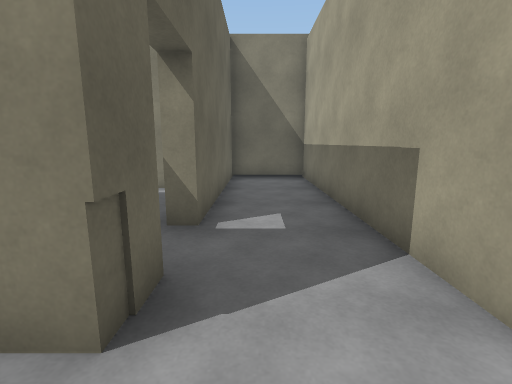
view 1 (above)

24 first-person views from a walk through a Unity game level. The camera is 1.3 m above the floor, tilts 10° down and sees 85° across. The floor is counted in squares, 1 m on a side. Each view is taken from the middle of a square. On the plan, view 1 faces up. The plan holds only what a view shows up to about 13 squares ahead; the rest is blank. The place goes on beyond the plan. The player is left out.

view 2
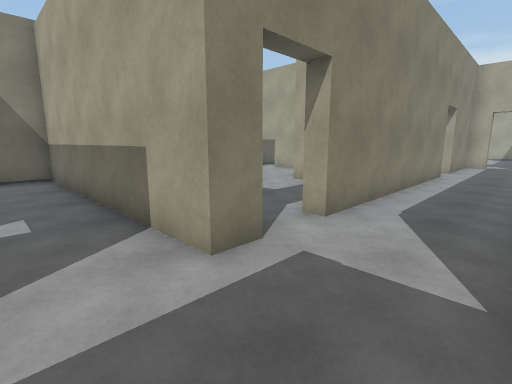

view 3
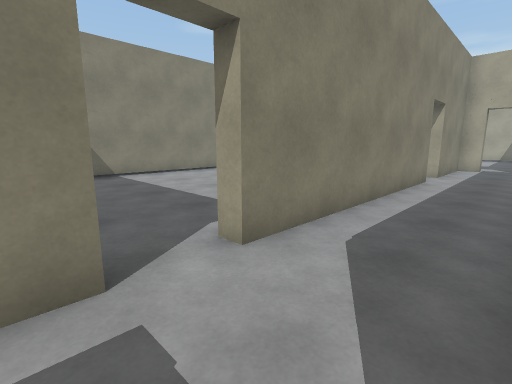

view 4
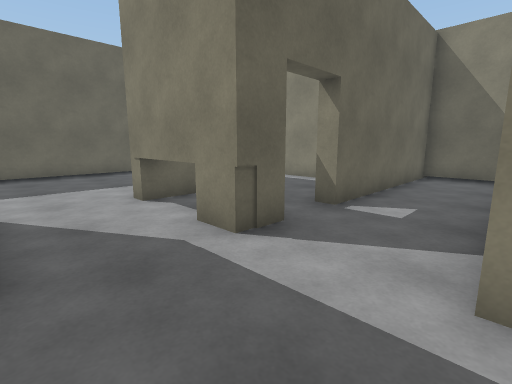

view 5
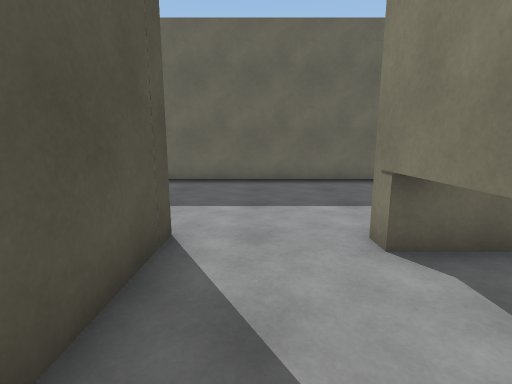

view 6
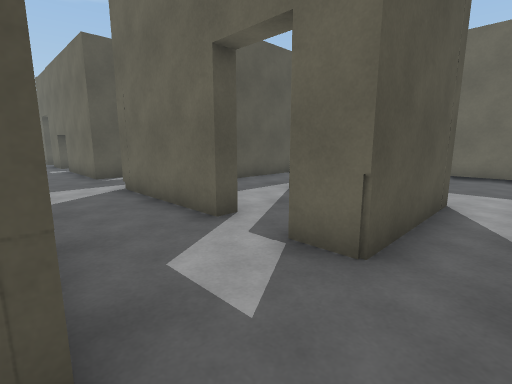

view 7
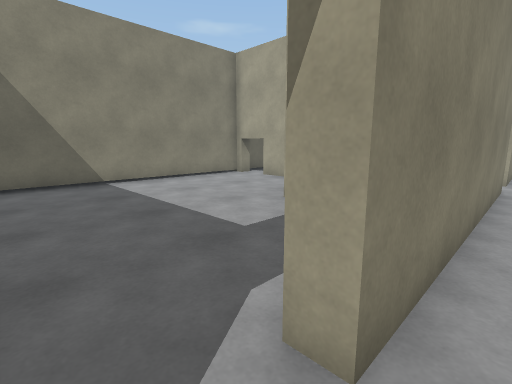

view 8
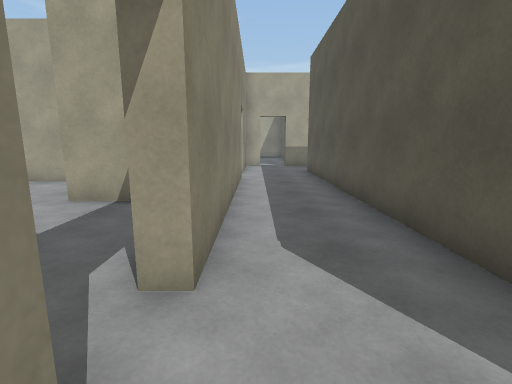

view 9
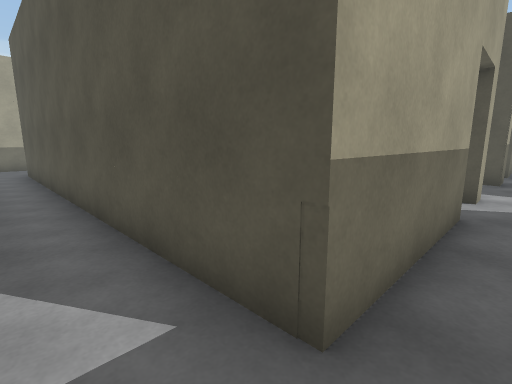

view 10
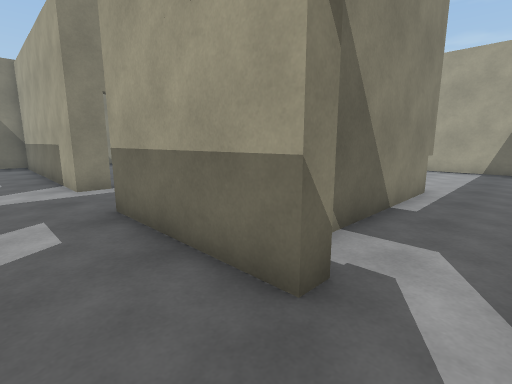

view 11
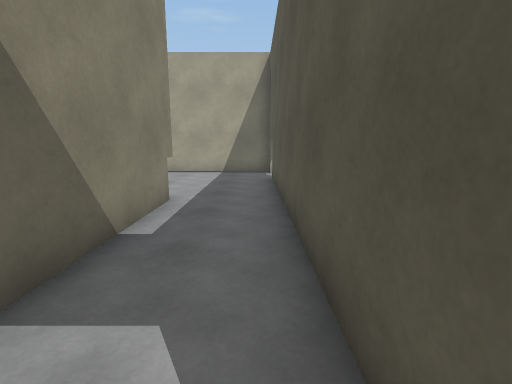

view 12
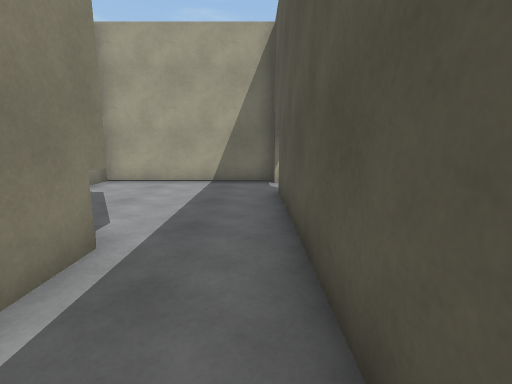

view 13
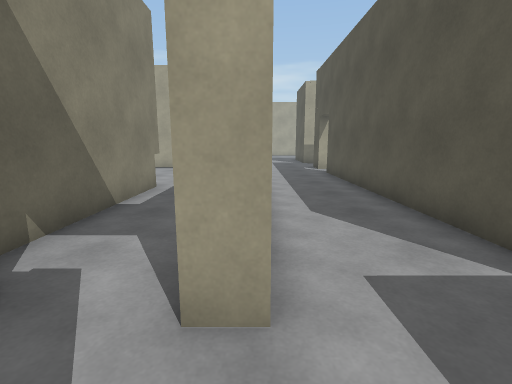

view 14
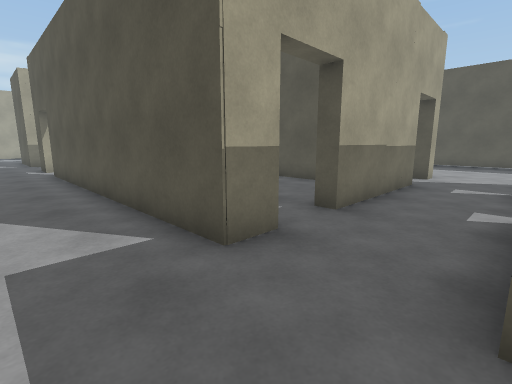

view 15
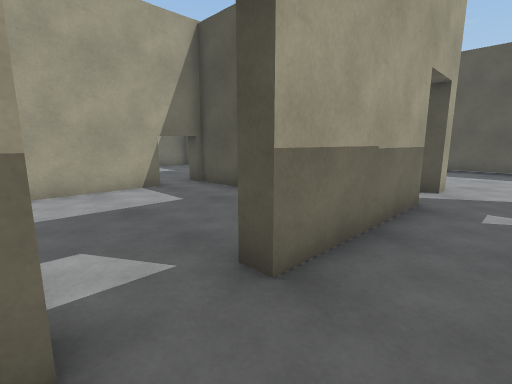

view 16
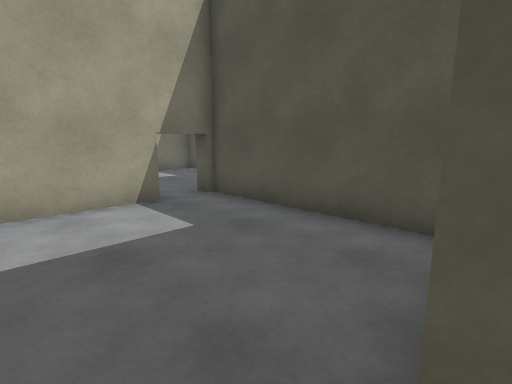

view 17
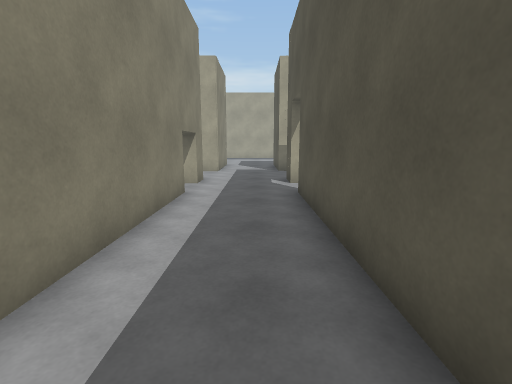

view 18
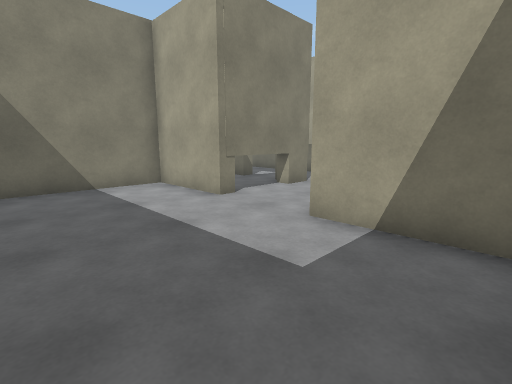

view 19
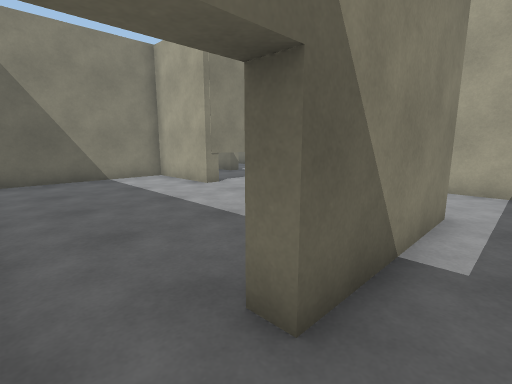

view 20
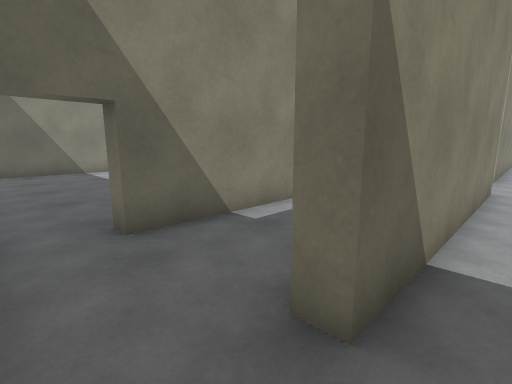

view 21
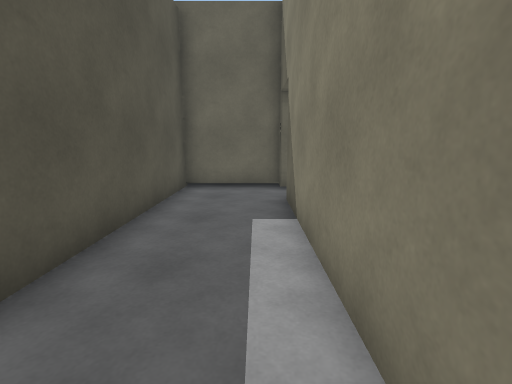

view 22
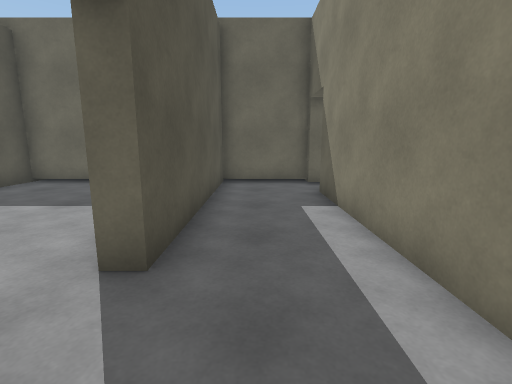

view 23
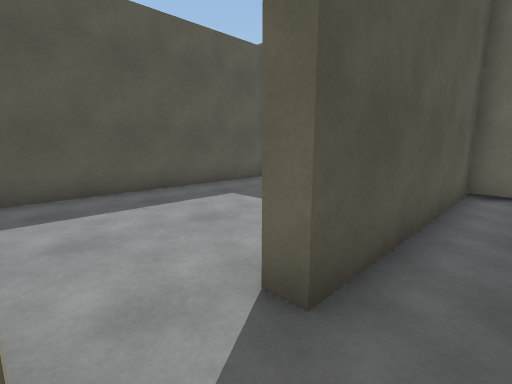

view 24
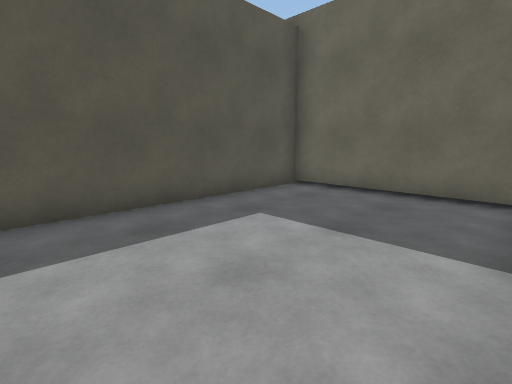

### Floor plan
Key: @ floor where view 1 was taken; # wall or solid block; x gap in a wall; . floor; T thing the floor can be seen under or through.
Columns run from 11 left of view 1 to 18 right of it. Each row starts with its distance up from view 1.
 11           #############
 10           #..#........ #
  9           #..#........ #
  8       #####..#........ #
  7        ...#..#........
  6        ...#..#........
  5 ####### ..#..#.....#
  4 #.....#  ....#.....#
  3 #.....##.....# ....#
  2 #.....#####..##.######## x####
  1 #............................#
  0 #..........@..................
 -1 #......####..................#
 -2 #.....##  #..##############  #
 -3 #.....#  ....#        ....#
 -4  .....# ..#..#       .....#
 -5  ..#####..#..########.....#
 -6  .........#...............#
 -7  .......  #...............#
 -8 #..########..##############..#
 -9 #.............................
-10 #.............................
-11 ########..#..###########..#..#
-12 #.........#..#...  #
-13 #.........#........#
-14 #.........#..#.....#
-15 #.........x..#.....T
-16 #......... ..#.....T.
-17 #.........x..#.....T...
-18 ########## ..#######....
-19           ....        ..
-20           ....
-21            ..#
-22            ...
-23            ...
-24            ...
-25            ...
-26            ...
-27             ###

Positions as (right, up) in squares from view 1, and headings:
1: (0, 0), facing up
2: (0, -1), facing up-right
3: (2, -1), facing up-right
4: (2, -1), facing up-left
5: (-1, 0), facing left
6: (2, 0), facing down-left
7: (3, 1), facing up-right
8: (2, 1), facing right
9: (1, 0), facing down-right
10: (0, -7), facing up-right
11: (2, -7), facing right
12: (5, -7), facing right
13: (0, -8), facing right
14: (-1, -9), facing down-right
15: (0, -12), facing down-right
16: (2, -13), facing down-right
17: (5, -10), facing right
18: (-9, -4), facing up-right
19: (-10, -6), facing up-right
20: (-10, -9), facing up-right
21: (-2, -9), facing left
22: (-1, -10), facing left
23: (-2, -10), facing down-left
24: (-3, -12), facing down-left
